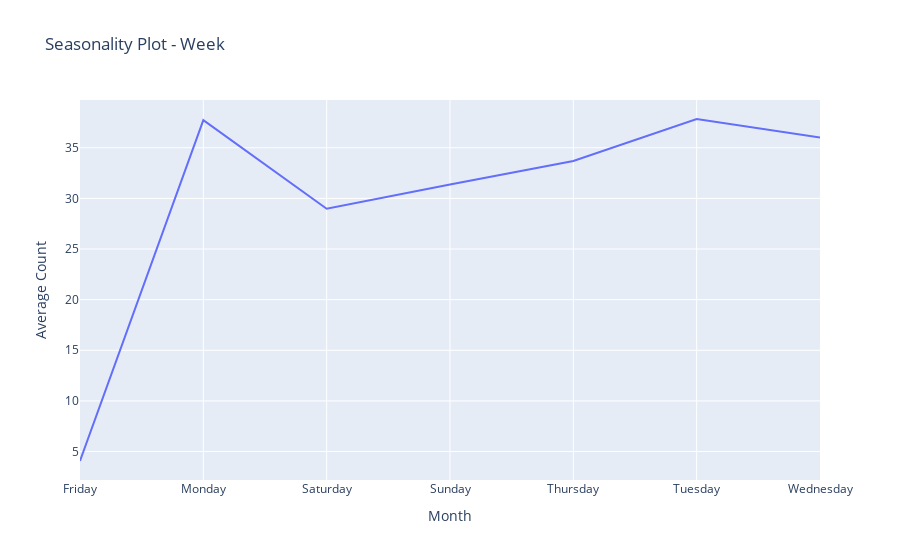

Source (notebook cell):
### Code cell
# Group by month and calculate average
monthly_data = data_df.groupby("day_of_week_name")["Count"].mean().reset_index()

fig = go.Figure()
fig.add_trace(
    go.Scatter(
        x=monthly_data["day_of_week_name"],
        y=monthly_data["Count"],
        mode="lines",
        name="Count",
    )
)
fig.update_layout(
    title="Seasonality Plot - Week", xaxis_title="Month", yaxis_title="Average Count"
)
fig.show()

### Figure 1 — Plotly figure (JSON) as saved in the notebook; plotly's stock layout.template omitted (floating-point values rounded to 4 significant figures)
{"data": [{"mode": "lines", "name": "Count", "type": "scatter", "x": ["Friday", "Monday", "Saturday", "Sunday", "Thursday", "Tuesday", "Wednesday"], "y": [4.067, 37.73, 28.98, 31.38, 33.69, 37.84, 36.03]}], "layout": {"title": {"text": "Seasonality Plot - Week"}, "xaxis": {"title": {"text": "Month"}}, "yaxis": {"title": {"text": "Average Count"}}}}
